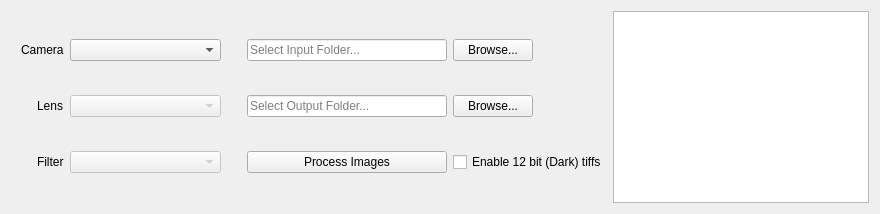
      <widget class="QWidget" name="PreProcessTab">
       <attribute name="title">
        <string>Process</string>
       </attribute>
       <layout class="QHBoxLayout" name="horizontalLayout_13">
        <item>
         <layout class="QHBoxLayout" name="horizontalLayout_2">
          <item>
           <layout class="QGridLayout" name="gridLayout_3">
            <item row="2" column="3">
             <widget class="QComboBox" name="PreProcessFilter">
              <property name="enabled">
               <bool>false</bool>
              </property>
              <property name="sizePolicy">
               <sizepolicy hsizetype="Fixed" vsizetype="Fixed">
                <horstretch>0</horstretch>
                <verstretch>0</verstretch>
               </sizepolicy>
              </property>
              <property name="minimumSize">
               <size>
                <width>151</width>
                <height>0</height>
               </size>
              </property>
              <property name="duplicatesEnabled">
               <bool>true</bool>
              </property>
             </widget>
            </item>
            <item row="0" column="1">
             <widget class="QLabel" name="PreProcessCameraModelLabel">
              <property name="text">
               <string>Camera</string>
              </property>
             </widget>
            </item>
            <item row="0" column="6">
             <widget class="QPushButton" name="PreProcessInButton">
              <property name="sizePolicy">
               <sizepolicy hsizetype="Fixed" vsizetype="Fixed">
                <horstretch>0</horstretch>
                <verstretch>0</verstretch>
               </sizepolicy>
              </property>
              <property name="text">
               <string>Browse...</string>
              </property>
             </widget>
            </item>
            <item row="1" column="3">
             <widget class="QComboBox" name="PreProcessLens">
              <property name="enabled">
               <bool>false</bool>
              </property>
              <property name="sizePolicy">
               <sizepolicy hsizetype="Fixed" vsizetype="Fixed">
                <horstretch>0</horstretch>
                <verstretch>0</verstretch>
               </sizepolicy>
              </property>
              <property name="minimumSize">
               <size>
                <width>151</width>
                <height>0</height>
               </size>
              </property>
              <property name="editable">
               <bool>false</bool>
              </property>
              <property name="insertPolicy">
               <enum>QComboBox::InsertAtCurrent</enum>
              </property>
              <property name="duplicatesEnabled">
               <bool>true</bool>
              </property>
             </widget>
            </item>
            <item row="2" column="5">
             <widget class="QPushButton" name="PreProcessButton">
              <property name="sizePolicy">
               <sizepolicy hsizetype="Fixed" vsizetype="Fixed">
                <horstretch>0</horstretch>
                <verstretch>0</verstretch>
               </sizepolicy>
              </property>
              <property name="minimumSize">
               <size>
                <width>200</width>
                <height>0</height>
               </size>
              </property>
              <property name="text">
               <string>Process Images</string>
              </property>
             </widget>
            </item>
            <item row="0" column="0">
             <spacer name="horizontalSpacer_3">
              <property name="orientation">
               <enum>Qt::Horizontal</enum>
              </property>
              <property name="sizeType">
               <enum>QSizePolicy::Fixed</enum>
              </property>
              <property name="sizeHint" stdset="0">
               <size>
                <width>10</width>
                <height>20</height>
               </size>
              </property>
             </spacer>
            </item>
            <item row="1" column="4">
             <spacer name="horizontalSpacer_7">
              <property name="orientation">
               <enum>Qt::Horizontal</enum>
              </property>
              <property name="sizeType">
               <enum>QSizePolicy::Fixed</enum>
              </property>
              <property name="sizeHint" stdset="0">
               <size>
                <width>20</width>
                <height>20</height>
               </size>
              </property>
             </spacer>
            </item>
            <item row="0" column="5">
             <widget class="QLineEdit" name="PreProcessInFolder">
              <property name="text">
               <string/>
              </property>
              <property name="placeholderText">
               <string>Select Input Folder...</string>
              </property>
             </widget>
            </item>
            <item row="2" column="4">
             <spacer name="horizontalSpacer_8">
              <property name="orientation">
               <enum>Qt::Horizontal</enum>
              </property>
              <property name="sizeType">
               <enum>QSizePolicy::Fixed</enum>
              </property>
              <property name="sizeHint" stdset="0">
               <size>
                <width>20</width>
                <height>20</height>
               </size>
              </property>
             </spacer>
            </item>
            <item row="0" column="4">
             <spacer name="horizontalSpacer_6">
              <property name="orientation">
               <enum>Qt::Horizontal</enum>
              </property>
              <property name="sizeType">
               <enum>QSizePolicy::Fixed</enum>
              </property>
              <property name="sizeHint" stdset="0">
               <size>
                <width>20</width>
                <height>20</height>
               </size>
              </property>
             </spacer>
            </item>
            <item row="2" column="0">
             <spacer name="horizontalSpacer_4">
              <property name="orientation">
               <enum>Qt::Horizontal</enum>
              </property>
              <property name="sizeType">
               <enum>QSizePolicy::Fixed</enum>
              </property>
              <property name="sizeHint" stdset="0">
               <size>
                <width>10</width>
                <height>20</height>
               </size>
              </property>
             </spacer>
            </item>
            <item row="1" column="6">
             <widget class="QPushButton" name="PreProcessOutButton">
              <property name="sizePolicy">
               <sizepolicy hsizetype="Fixed" vsizetype="Fixed">
                <horstretch>0</horstretch>
                <verstretch>0</verstretch>
               </sizepolicy>
              </property>
              <property name="text">
               <string>Browse...</string>
              </property>
             </widget>
            </item>
            <item row="1" column="0">
             <spacer name="horizontalSpacer_5">
              <property name="orientation">
               <enum>Qt::Horizontal</enum>
              </property>
              <property name="sizeType">
               <enum>QSizePolicy::Fixed</enum>
              </property>
              <property name="sizeHint" stdset="0">
               <size>
                <width>10</width>
                <height>20</height>
               </size>
              </property>
             </spacer>
            </item>
            <item row="1" column="5">
             <widget class="QLineEdit" name="PreProcessOutFolder">
              <property name="placeholderText">
               <string>Select Output Folder...</string>
              </property>
             </widget>
            </item>
            <item row="2" column="1" alignment="Qt::AlignRight">
             <widget class="QLabel" name="label_14">
              <property name="text">
               <string>Filter</string>
              </property>
             </widget>
            </item>
            <item row="0" column="3">
             <widget class="QComboBox" name="PreProcessCameraModel">
              <property name="sizePolicy">
               <sizepolicy hsizetype="Fixed" vsizetype="Fixed">
                <horstretch>0</horstretch>
                <verstretch>0</verstretch>
               </sizepolicy>
              </property>
              <property name="minimumSize">
               <size>
                <width>151</width>
                <height>0</height>
               </size>
              </property>
              <property name="currentIndex">
               <number>-1</number>
              </property>
              <item>
               <property name="text">
                <string>Kernel 1.2</string>
               </property>
              </item>
              <item>
               <property name="text">
                <string>Kernel 3.0</string>
               </property>
              </item>
              <item>
               <property name="text">
                <string>Kernel 14.0</string>
               </property>
              </item>
              <item>
               <property name="text">
                <string>Survey3</string>
               </property>
              </item>
              <item>
               <property name="text">
                <string>Survey2</string>
               </property>
              </item>
              <item>
               <property name="text">
                <string>Survey1</string>
               </property>
              </item>
              <item>
               <property name="text">
                <string>DJI Phantom 4</string>
               </property>
              </item>
              <item>
               <property name="text">
                <string>DJI Phantom 4 Pro</string>
               </property>
              </item>
              <item>
               <property name="text">
                <string>DJI Phantom 3a</string>
               </property>
              </item>
              <item>
               <property name="text">
                <string>DJI Phantom 3p</string>
               </property>
              </item>
              <item>
               <property name="text">
                <string>DJI X3</string>
               </property>
              </item>
             </widget>
            </item>
            <item row="1" column="1" alignment="Qt::AlignRight">
             <widget class="QLabel" name="label_13">
              <property name="text">
               <string>Lens</string>
              </property>
             </widget>
            </item>
            <item row="2" column="6">
             <widget class="QCheckBox" name="PreProcessDarkBox">
              <property name="text">
               <string>Enable 12 bit (Dark) tiffs</string>
              </property>
             </widget>
            </item>
           </layout>
          </item>
          <item>
           <widget class="QTextEdit" name="PreProcessLog">
            <property name="sizePolicy">
             <sizepolicy hsizetype="Fixed" vsizetype="Expanding">
              <horstretch>0</horstretch>
              <verstretch>0</verstretch>
             </sizepolicy>
            </property>
            <property name="layoutDirection">
             <enum>Qt::LeftToRight</enum>
            </property>
            <property name="readOnly">
             <bool>false</bool>
            </property>
            <property name="overwriteMode">
             <bool>true</bool>
            </property>
           </widget>
          </item>
         </layout>
        </item>
       </layout>
      </widget>
